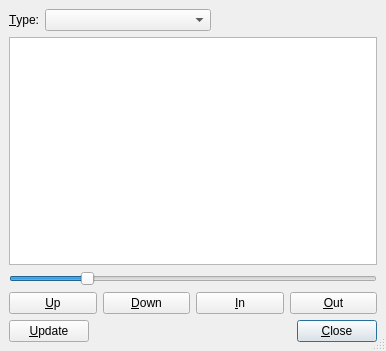
<ui version="4.0" >
 <author></author>
 <comment></comment>
 <exportmacro></exportmacro>
 <class>QTocUi</class>
 <widget class="QDialog" name="QTocUi" >
  <property name="geometry" >
   <rect>
    <x>0</x>
    <y>0</y>
    <width>386</width>
    <height>351</height>
   </rect>
  </property>
  <property name="windowTitle" >
   <string/>
  </property>
  <property name="sizeGripEnabled" >
   <bool>true</bool>
  </property>
  <layout class="QGridLayout" >
   <property name="margin" >
    <number>9</number>
   </property>
   <property name="spacing" >
    <number>6</number>
   </property>
   <item row="3" column="0" >
    <layout class="QGridLayout" >
     <property name="margin" >
      <number>0</number>
     </property>
     <property name="spacing" >
      <number>6</number>
     </property>
     <item row="0" column="0" >
      <widget class="QPushButton" name="moveUpPB" >
       <property name="text" >
        <string>&amp;Up</string>
       </property>
      </widget>
     </item>
     <item row="0" column="1" >
      <widget class="QPushButton" name="moveDownPB" >
       <property name="text" >
        <string>&amp;Down</string>
       </property>
      </widget>
     </item>
     <item row="0" column="3" >
      <widget class="QPushButton" name="moveOutPB" >
       <property name="text" >
        <string>&amp;Out</string>
       </property>
      </widget>
     </item>
     <item row="0" column="2" >
      <widget class="QPushButton" name="moveInPB" >
       <property name="text" >
        <string>&amp;In</string>
       </property>
      </widget>
     </item>
    </layout>
   </item>
   <item row="4" column="0" >
    <layout class="QGridLayout" >
     <property name="margin" >
      <number>0</number>
     </property>
     <property name="spacing" >
      <number>6</number>
     </property>
     <item row="0" column="2" >
      <widget class="QPushButton" name="closePB" >
       <property name="text" >
        <string>&amp;Close</string>
       </property>
       <property name="default" >
        <bool>true</bool>
       </property>
      </widget>
     </item>
     <item row="0" column="1" >
      <spacer>
       <property name="orientation" >
        <enum>Qt::Horizontal</enum>
       </property>
       <property name="sizeHint" >
        <size>
         <width>40</width>
         <height>20</height>
        </size>
       </property>
      </spacer>
     </item>
     <item row="0" column="0" >
      <widget class="QPushButton" name="updatePB" >
       <property name="text" >
        <string>&amp;Update</string>
       </property>
      </widget>
     </item>
    </layout>
   </item>
   <item row="2" column="0" >
    <widget class="QSlider" name="depthSL" >
     <property name="maximum" >
      <number>5</number>
     </property>
     <property name="pageStep" >
      <number>1</number>
     </property>
     <property name="value" >
      <number>1</number>
     </property>
     <property name="orientation" >
      <enum>Qt::Horizontal</enum>
     </property>
    </widget>
   </item>
   <item row="0" column="0" >
    <layout class="QHBoxLayout" >
     <property name="margin" >
      <number>0</number>
     </property>
     <property name="spacing" >
      <number>6</number>
     </property>
     <item>
      <widget class="QLabel" name="typeLA" >
       <property name="text" >
        <string>&amp;Type:</string>
       </property>
       <property name="buddy" >
        <cstring>typeCO</cstring>
       </property>
      </widget>
     </item>
     <item>
      <widget class="QComboBox" name="typeCO" >
       <property name="sizePolicy" >
        <sizepolicy>
         <hsizetype>3</hsizetype>
         <vsizetype>0</vsizetype>
         <horstretch>0</horstretch>
         <verstretch>0</verstretch>
        </sizepolicy>
       </property>
      </widget>
     </item>
     <item>
      <spacer>
       <property name="orientation" >
        <enum>Qt::Horizontal</enum>
       </property>
       <property name="sizeType" >
        <enum>QSizePolicy::Expanding</enum>
       </property>
       <property name="sizeHint" >
        <size>
         <width>20</width>
         <height>20</height>
        </size>
       </property>
      </spacer>
     </item>
    </layout>
   </item>
   <item row="1" column="0" >
    <widget class="QTreeView" name="tocTV" />
   </item>
  </layout>
 </widget>
 <pixmapfunction>qPixmapFromMimeSource</pixmapfunction>
 <resources/>
 <connections/>
</ui>
